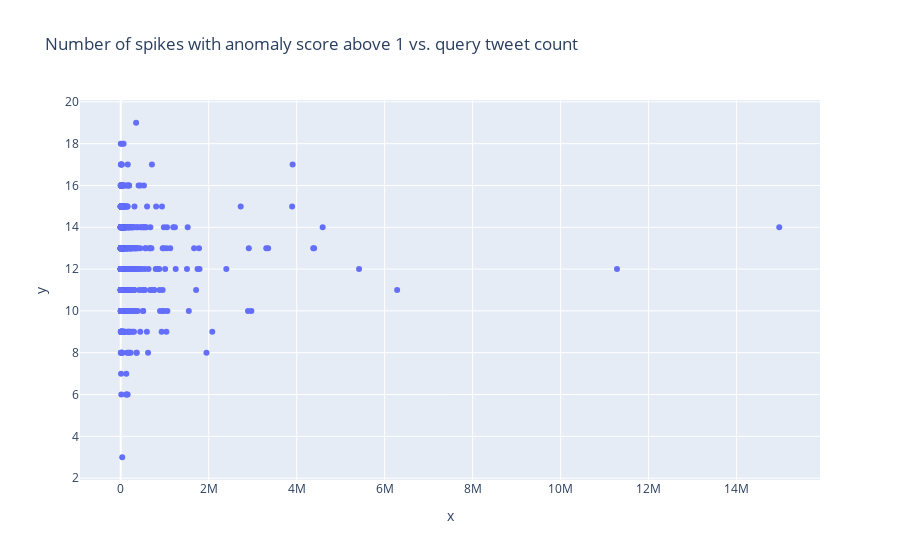

Source (notebook cell):
### Code cell
px.scatter(
    x=df_celeb_with_spikes.query_tweet_count,
    y=df_celeb_with_spikes.spikes_above_1,
    title="Number of spikes with anomaly score above 1 vs. query tweet count"
)

### Figure 1 — Plotly figure (JSON) as saved in the notebook; plotly's stock layout.template omitted (floating-point values rounded to 4 significant figures; data arrays with more than 128 entries replaced by an {"elided": "..."} marker saying what was removed)
{"data": [{"hovertemplate": "x=%{x}<br>y=%{y}<extra></extra>", "legendgroup": "", "marker": {"color": "#636efa", "symbol": "circle"}, "mode": "markers", "name": "", "orientation": "v", "showlegend": false, "type": "scatter", "x": {"elided": "908 int values"}, "xaxis": "x", "y": {"elided": "908 int values"}, "yaxis": "y"}], "layout": {"legend": {"tracegroupgap": 0}, "title": {"text": "Number of spikes with anomaly score above 1 vs. query tweet count"}, "xaxis": {"anchor": "y", "domain": [0, 1], "title": {"text": "x"}}, "yaxis": {"anchor": "x", "domain": [0, 1], "title": {"text": "y"}}}}
